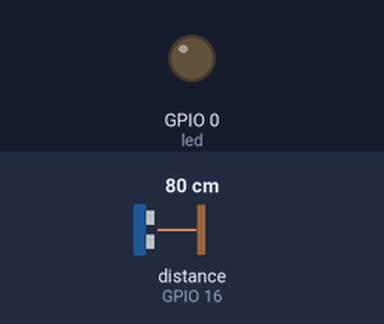
Bench run of a sketch on a simulated ESP8266 (NodeMCU). Shown: output pins drawn as LEDs (lit = HIGH). The test bench sets the inputs (shaded band); at power-on: distance to the obstacle (sensor on GPIO 16) 80 cm. The echo pulse lasts 58.3 µs per cm; WiFi joins after 1.5 s; servers stay silent unless stated; pins used as bus, display or sensor lines are not drawn; what the sketch prints to the serial monitor is not drawn.

Above: at 5.8 s.
5.9 s: distance to the obstacle (sensor on GPIO 16) set to 48 cm
7.4 s: distance to the obstacle (sensor on GPIO 16) set to 37 cm
At 8.3 s:
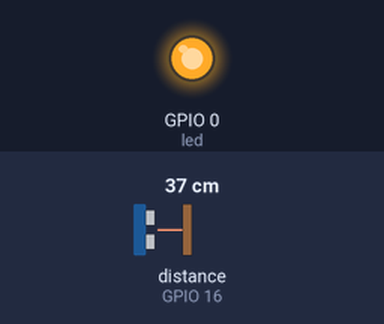
Timing chart, 0 to 10.4 s (numbered marks = the images above; inputs shaded):
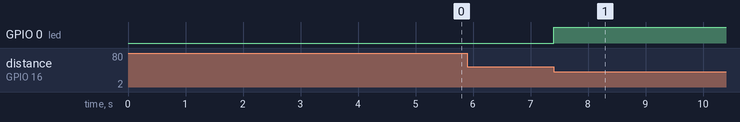

Measured:
- the behaviour switches between 43 and 42 cm on distance to the obstacle (sensor on GPIO 16) (found by bisection; images 0 and 1)
- after the input at 5.9 s, every drawn part: stays the same
- after the input at 7.4 s, GPIO 0 (led): LOW → HIGH at once

The sketch:

dis_Prog_1.ino
```cpp
#include "ThingSpeak.h"
#include <ESP8266WiFi.h>
#include <WiFiClient.h>
//----------- Enter you Wi-Fi Details---------//

char ssid[] = "Tort";    //SSID
char pass[] = "8587HFS97"; // Password

//-------------------------------------------//

unsigned long myChannelField =  1320888;    // Channel ID
const int ChannelField = 1; // Which channel to write data
const int ChannelField_2 = 2; // Which channel to write data
const char * myWriteAPIKey = "ZRIBGYQQ8R0HV5TF"; // Your write API Key

//-------------------------------------------//
WiFiClient  client;


const int echoP = 16;  //D0 Or GPIO-0 of nodemcu
const int trigP = 5;  //D1 Or GPIO-2 of nodemcu

const int led=0; //D3
unsigned long Temps_start_us,Temps_stop_us;
unsigned long  Duree_us =0;

int duration;
int distance;
int dismin=20;
int dismax=42;
float vitesse =0.0 ;
 int in1 ;
 int out1;

int  matr = 1 ; ;//matricule Fake Number

void setup() {
pinMode(trigP, OUTPUT);  // Sets the trigPin as an Output
pinMode(echoP, INPUT);   // Sets the echoPin as an Input
pinMode(led, OUTPUT);
ThingSpeak.begin(client);
Serial.begin(9600);      // Open serial channel at 9600 baud rate
}

void loop()
{

 // création  d'une connexion TCP

if (WiFi.status() != WL_CONNECTED)
  {
    Serial.print("Attempting to connect to SSID: ");
    Serial.println(ssid);
    while (WiFi.status() != WL_CONNECTED)
    {
      WiFi.begin(ssid, pass);
      Serial.print(".");
      delay(5000);
    }
    Serial.println("\nConnected.");
  }


digitalWrite(trigP, LOW);   // Makes trigPin low
delayMicroseconds(2);       // 2 micro second delay

digitalWrite(trigP, HIGH);  // tigPin high
delayMicroseconds(10);      // trigPin high for 10 micro seconds
digitalWrite(trigP, LOW);   // trigPin low

duration = pulseIn(echoP, HIGH);   //Read echo pin, time in microseconds
distance= duration / 58;

//Calculating actual/real distance


if(distance <= dismax && distance > 15 )
{
  in1 = distance;
  digitalWrite(led, HIGH);
  Temps_start_us=micros();
}
else if(distance <= dismin && distance > 9)
{
  out1 = distance;
  digitalWrite(led, LOW);
  Temps_stop_us=micros();
  Duree_us=Temps_stop_us-Temps_start_us;
  if(Duree_us != 0)
{
vitesse = (((in1-out1)*0.01)/(Duree_us*0.000001));
}

if(vitesse > 9 )
{
  Serial.print(" \n !!!!!! Haut vitesse ! Fait attention !!!!! \n ");


  // String matricule="matricule_"+String(i) ;
   ThingSpeak.setField(1, vitesse);
   ThingSpeak.setField(2,matr);
   ThingSpeak.writeFields(myChannelField, myWriteAPIKey);
   matr++;
}

Serial.print("  vitesse = ");        //Output distance on arduino serial monitor
Serial.println(vitesse);

}


//  digitalWrite(led, HIGH);


                     //Pause for 3 seconds and start measuring distance again
}
```
